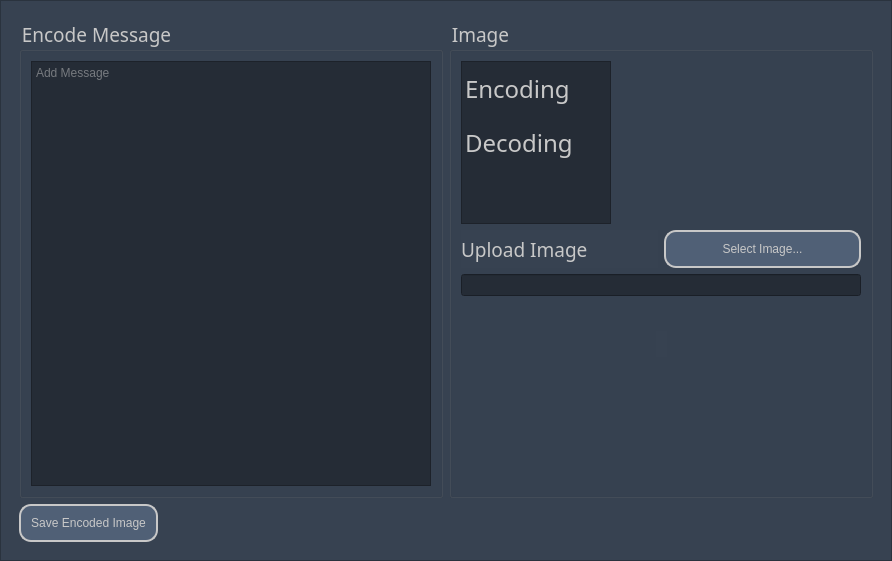
<?xml version="1.0" encoding="UTF-8"?>
<ui version="4.0">
 <class>Form</class>
 <widget class="QWidget" name="Form">
  <property name="geometry">
   <rect>
    <x>0</x>
    <y>0</y>
    <width>892</width>
    <height>561</height>
   </rect>
  </property>
  <property name="windowTitle">
   <string>Form</string>
  </property>
  <property name="styleSheet">
   <string notr="true">color : rgb(200,200,200);
background-color:rgb(55, 66, 81);
font: 57 14pt &quot;Futura&quot;;</string>
  </property>
  <layout class="QHBoxLayout" name="horizontalLayout_5">
   <property name="spacing">
    <number>0</number>
   </property>
   <property name="leftMargin">
    <number>0</number>
   </property>
   <property name="topMargin">
    <number>0</number>
   </property>
   <property name="rightMargin">
    <number>0</number>
   </property>
   <property name="bottomMargin">
    <number>0</number>
   </property>
   <item>
    <widget class="QFrame" name="frame_2">
     <property name="font">
      <font>
       <family>Futura</family>
       <pointsize>14</pointsize>
       <weight>7</weight>
       <italic>false</italic>
       <bold>false</bold>
      </font>
     </property>
     <property name="frameShape">
      <enum>QFrame::StyledPanel</enum>
     </property>
     <property name="frameShadow">
      <enum>QFrame::Raised</enum>
     </property>
     <layout class="QVBoxLayout" name="verticalLayout_7">
      <item>
       <widget class="QStackedWidget" name="stackWindow">
        <property name="currentIndex">
         <number>0</number>
        </property>
        <widget class="QWidget" name="page">
         <layout class="QVBoxLayout" name="verticalLayout_5">
          <item>
           <layout class="QHBoxLayout" name="horizontalLayout_2">
            <item>
             <widget class="QGroupBox" name="groupBox">
              <property name="font">
               <font>
                <family>Futura</family>
                <pointsize>14</pointsize>
                <weight>7</weight>
                <italic>false</italic>
                <bold>false</bold>
               </font>
              </property>
              <property name="title">
               <string>Encode Message</string>
              </property>
              <layout class="QVBoxLayout" name="verticalLayout_2">
               <item>
                <widget class="QPlainTextEdit" name="encodeMessageInput">
                 <property name="palette">
                  <palette>
                   <active>
                    <colorrole role="WindowText">
                     <brush brushstyle="SolidPattern">
                      <color alpha="255">
                       <red>200</red>
                       <green>200</green>
                       <blue>200</blue>
                      </color>
                     </brush>
                    </colorrole>
                    <colorrole role="Button">
                     <brush brushstyle="SolidPattern">
                      <color alpha="255">
                       <red>37</red>
                       <green>44</green>
                       <blue>54</blue>
                      </color>
                     </brush>
                    </colorrole>
                    <colorrole role="Text">
                     <brush brushstyle="SolidPattern">
                      <color alpha="255">
                       <red>200</red>
                       <green>200</green>
                       <blue>200</blue>
                      </color>
                     </brush>
                    </colorrole>
                    <colorrole role="ButtonText">
                     <brush brushstyle="SolidPattern">
                      <color alpha="255">
                       <red>200</red>
                       <green>200</green>
                       <blue>200</blue>
                      </color>
                     </brush>
                    </colorrole>
                    <colorrole role="Base">
                     <brush brushstyle="SolidPattern">
                      <color alpha="255">
                       <red>37</red>
                       <green>44</green>
                       <blue>54</blue>
                      </color>
                     </brush>
                    </colorrole>
                    <colorrole role="Window">
                     <brush brushstyle="SolidPattern">
                      <color alpha="255">
                       <red>37</red>
                       <green>44</green>
                       <blue>54</blue>
                      </color>
                     </brush>
                    </colorrole>
                   </active>
                   <inactive>
                    <colorrole role="WindowText">
                     <brush brushstyle="SolidPattern">
                      <color alpha="255">
                       <red>200</red>
                       <green>200</green>
                       <blue>200</blue>
                      </color>
                     </brush>
                    </colorrole>
                    <colorrole role="Button">
                     <brush brushstyle="SolidPattern">
                      <color alpha="255">
                       <red>37</red>
                       <green>44</green>
                       <blue>54</blue>
                      </color>
                     </brush>
                    </colorrole>
                    <colorrole role="Text">
                     <brush brushstyle="SolidPattern">
                      <color alpha="255">
                       <red>200</red>
                       <green>200</green>
                       <blue>200</blue>
                      </color>
                     </brush>
                    </colorrole>
                    <colorrole role="ButtonText">
                     <brush brushstyle="SolidPattern">
                      <color alpha="255">
                       <red>200</red>
                       <green>200</green>
                       <blue>200</blue>
                      </color>
                     </brush>
                    </colorrole>
                    <colorrole role="Base">
                     <brush brushstyle="SolidPattern">
                      <color alpha="255">
                       <red>37</red>
                       <green>44</green>
                       <blue>54</blue>
                      </color>
                     </brush>
                    </colorrole>
                    <colorrole role="Window">
                     <brush brushstyle="SolidPattern">
                      <color alpha="255">
                       <red>37</red>
                       <green>44</green>
                       <blue>54</blue>
                      </color>
                     </brush>
                    </colorrole>
                   </inactive>
                   <disabled>
                    <colorrole role="WindowText">
                     <brush brushstyle="SolidPattern">
                      <color alpha="255">
                       <red>200</red>
                       <green>200</green>
                       <blue>200</blue>
                      </color>
                     </brush>
                    </colorrole>
                    <colorrole role="Button">
                     <brush brushstyle="SolidPattern">
                      <color alpha="255">
                       <red>37</red>
                       <green>44</green>
                       <blue>54</blue>
                      </color>
                     </brush>
                    </colorrole>
                    <colorrole role="Text">
                     <brush brushstyle="SolidPattern">
                      <color alpha="255">
                       <red>200</red>
                       <green>200</green>
                       <blue>200</blue>
                      </color>
                     </brush>
                    </colorrole>
                    <colorrole role="ButtonText">
                     <brush brushstyle="SolidPattern">
                      <color alpha="255">
                       <red>200</red>
                       <green>200</green>
                       <blue>200</blue>
                      </color>
                     </brush>
                    </colorrole>
                    <colorrole role="Base">
                     <brush brushstyle="SolidPattern">
                      <color alpha="255">
                       <red>37</red>
                       <green>44</green>
                       <blue>54</blue>
                      </color>
                     </brush>
                    </colorrole>
                    <colorrole role="Window">
                     <brush brushstyle="SolidPattern">
                      <color alpha="255">
                       <red>37</red>
                       <green>44</green>
                       <blue>54</blue>
                      </color>
                     </brush>
                    </colorrole>
                   </disabled>
                  </palette>
                 </property>
                 <property name="styleSheet">
                  <string notr="true">background-color:rgb(37, 44, 54)</string>
                 </property>
                 <property name="placeholderText">
                  <string>Add Message</string>
                 </property>
                </widget>
               </item>
              </layout>
             </widget>
            </item>
            <item>
             <widget class="QGroupBox" name="encryptImageBox">
              <property name="font">
               <font>
                <family>Futura</family>
                <pointsize>14</pointsize>
                <weight>7</weight>
                <italic>false</italic>
                <bold>false</bold>
               </font>
              </property>
              <property name="title">
               <string>Image</string>
              </property>
              <layout class="QVBoxLayout" name="verticalLayout_4">
               <item>
                <widget class="QListWidget" name="sidebar">
                 <property name="sizePolicy">
                  <sizepolicy hsizetype="Fixed" vsizetype="Expanding">
                   <horstretch>0</horstretch>
                   <verstretch>0</verstretch>
                  </sizepolicy>
                 </property>
                 <property name="maximumSize">
                  <size>
                   <width>150</width>
                   <height>16777215</height>
                  </size>
                 </property>
                 <property name="font">
                  <font>
                   <family>Futura</family>
                   <pointsize>-1</pointsize>
                   <weight>7</weight>
                   <italic>false</italic>
                   <bold>false</bold>
                  </font>
                 </property>
                 <property name="styleSheet">
                  <string notr="true">
QListWidget
{ border-bottom: 1px solid black;
color : rgb(200,200,200);
background-color:rgb(37, 44, 54);
font-size : 24px;
}


QListWidget:item
{ padding-top: 10px;
 padding-bottom: 10px;



}

QListWidget:item:selected
{
    background: rgb(128,128,255);
}</string>
                 </property>
                 <item>
                  <property name="text">
                   <string>Encoding</string>
                  </property>
                 </item>
                 <item>
                  <property name="text">
                   <string>Decoding</string>
                  </property>
                 </item>
                </widget>
               </item>
               <item>
                <layout class="QVBoxLayout" name="verticalLayout">
                 <item>
                  <layout class="QHBoxLayout" name="horizontalLayout">
                   <item>
                    <widget class="QLabel" name="label">
                     <property name="text">
                      <string>Upload Image</string>
                     </property>
                    </widget>
                   </item>
                   <item>
                    <widget class="QPushButton" name="encrypt_select_image_button">
                     <property name="styleSheet">
                      <string notr="true">background-color:rgb(80, 96, 118);
border-style: solid;
border-width: 2px;
border-radius: 12px;
border-color: rgb(200,200,200);
padding: 10px;
text-align: center;
font: 57 14pt &quot;Futura&quot;;</string>
                     </property>
                     <property name="text">
                      <string>Select Image...</string>
                     </property>
                    </widget>
                   </item>
                  </layout>
                 </item>
                 <item>
                  <widget class="QLineEdit" name="encrypt_upload_path">
                   <property name="styleSheet">
                    <string notr="true">background-color:rgb(37, 44, 54)</string>
                   </property>
                   <property name="readOnly">
                    <bool>true</bool>
                   </property>
                  </widget>
                 </item>
                </layout>
               </item>
               <item>
                <spacer name="verticalSpacer_4">
                 <property name="orientation">
                  <enum>Qt::Vertical</enum>
                 </property>
                 <property name="sizeHint" stdset="0">
                  <size>
                   <width>20</width>
                   <height>59</height>
                  </size>
                 </property>
                </spacer>
               </item>
               <item>
                <layout class="QHBoxLayout" name="horizontalLayout_10">
                 <item>
                  <spacer name="horizontalSpacer_6">
                   <property name="orientation">
                    <enum>Qt::Horizontal</enum>
                   </property>
                   <property name="sizeHint" stdset="0">
                    <size>
                     <width>40</width>
                     <height>20</height>
                    </size>
                   </property>
                  </spacer>
                 </item>
                 <item>
                  <widget class="QLabel" name="encryptImage">
                   <property name="sizePolicy">
                    <sizepolicy hsizetype="Preferred" vsizetype="Preferred">
                     <horstretch>0</horstretch>
                     <verstretch>0</verstretch>
                    </sizepolicy>
                   </property>
                   <property name="maximumSize">
                    <size>
                     <width>500</width>
                     <height>500</height>
                    </size>
                   </property>
                   <property name="text">
                    <string/>
                   </property>
                  </widget>
                 </item>
                 <item>
                  <spacer name="horizontalSpacer_7">
                   <property name="orientation">
                    <enum>Qt::Horizontal</enum>
                   </property>
                   <property name="sizeHint" stdset="0">
                    <size>
                     <width>40</width>
                     <height>20</height>
                    </size>
                   </property>
                  </spacer>
                 </item>
                </layout>
               </item>
               <item>
                <spacer name="verticalSpacer">
                 <property name="orientation">
                  <enum>Qt::Vertical</enum>
                 </property>
                 <property name="sizeHint" stdset="0">
                  <size>
                   <width>20</width>
                   <height>158</height>
                  </size>
                 </property>
                </spacer>
               </item>
              </layout>
             </widget>
            </item>
           </layout>
          </item>
          <item>
           <layout class="QHBoxLayout" name="horizontalLayout_3">
            <item>
             <widget class="QPushButton" name="saveEncodedImage">
              <property name="styleSheet">
               <string notr="true">background-color:rgb(80, 96, 118);
border-style: solid;
border-width: 2px;
border-radius: 12px;
border-color: rgb(200,200,200);
padding: 10px;
text-align: center;
font: 57 14pt &quot;Futura&quot;;</string>
              </property>
              <property name="text">
               <string>Save Encoded Image</string>
              </property>
             </widget>
            </item>
            <item>
             <spacer name="horizontalSpacer">
              <property name="orientation">
               <enum>Qt::Horizontal</enum>
              </property>
              <property name="sizeHint" stdset="0">
               <size>
                <width>40</width>
                <height>20</height>
               </size>
              </property>
             </spacer>
            </item>
           </layout>
          </item>
         </layout>
        </widget>
        <widget class="QWidget" name="page_2">
         <layout class="QVBoxLayout" name="verticalLayout_6">
          <item>
           <layout class="QHBoxLayout" name="horizontalLayout_7">
            <item>
             <widget class="QGroupBox" name="decryptImageBox">
              <property name="font">
               <font>
                <family>Futura</family>
                <pointsize>14</pointsize>
                <weight>7</weight>
                <italic>false</italic>
                <bold>false</bold>
               </font>
              </property>
              <property name="title">
               <string>Image</string>
              </property>
              <layout class="QVBoxLayout" name="verticalLayout_10">
               <item>
                <layout class="QVBoxLayout" name="layoutImageSelection">
                 <item>
                  <layout class="QHBoxLayout" name="horizontalLayout_8">
                   <item>
                    <widget class="QLabel" name="label_4">
                     <property name="text">
                      <string>Upload Image</string>
                     </property>
                    </widget>
                   </item>
                   <item>
                    <widget class="QPushButton" name="decrypt_select_image_button">
                     <property name="styleSheet">
                      <string notr="true">background-color:rgb(80, 96, 118);
border-style: solid;
border-width: 2px;
border-radius: 12px;
border-color: rgb(200,200,200);
padding: 10px;
text-align: center;
font: 57 14pt &quot;Futura&quot;;</string>
                     </property>
                     <property name="text">
                      <string>Select Image...</string>
                     </property>
                    </widget>
                   </item>
                  </layout>
                 </item>
                 <item>
                  <widget class="QLineEdit" name="decrypt_upload_path">
                   <property name="styleSheet">
                    <string notr="true">background-color:rgb(37, 44, 54)</string>
                   </property>
                   <property name="readOnly">
                    <bool>true</bool>
                   </property>
                   <property name="placeholderText">
                    <string/>
                   </property>
                  </widget>
                 </item>
                </layout>
               </item>
               <item>
                <spacer name="verticalSpacer_3">
                 <property name="orientation">
                  <enum>Qt::Vertical</enum>
                 </property>
                 <property name="sizeHint" stdset="0">
                  <size>
                   <width>20</width>
                   <height>40</height>
                  </size>
                 </property>
                </spacer>
               </item>
               <item>
                <layout class="QHBoxLayout" name="horizontalLayout_9">
                 <item>
                  <spacer name="horizontalSpacer_4">
                   <property name="orientation">
                    <enum>Qt::Horizontal</enum>
                   </property>
                   <property name="sizeHint" stdset="0">
                    <size>
                     <width>40</width>
                     <height>20</height>
                    </size>
                   </property>
                  </spacer>
                 </item>
                 <item>
                  <widget class="QLabel" name="decryptImage">
                   <property name="sizePolicy">
                    <sizepolicy hsizetype="Preferred" vsizetype="Preferred">
                     <horstretch>0</horstretch>
                     <verstretch>0</verstretch>
                    </sizepolicy>
                   </property>
                   <property name="maximumSize">
                    <size>
                     <width>500</width>
                     <height>500</height>
                    </size>
                   </property>
                   <property name="text">
                    <string/>
                   </property>
                  </widget>
                 </item>
                 <item>
                  <spacer name="horizontalSpacer_5">
                   <property name="orientation">
                    <enum>Qt::Horizontal</enum>
                   </property>
                   <property name="sizeHint" stdset="0">
                    <size>
                     <width>40</width>
                     <height>20</height>
                    </size>
                   </property>
                  </spacer>
                 </item>
                </layout>
               </item>
               <item>
                <spacer name="verticalSpacer_2">
                 <property name="orientation">
                  <enum>Qt::Vertical</enum>
                 </property>
                 <property name="sizeHint" stdset="0">
                  <size>
                   <width>20</width>
                   <height>40</height>
                  </size>
                 </property>
                </spacer>
               </item>
              </layout>
             </widget>
            </item>
            <item>
             <widget class="QGroupBox" name="groupBox_5">
              <property name="font">
               <font>
                <family>Futura</family>
                <pointsize>14</pointsize>
                <weight>7</weight>
                <italic>false</italic>
                <bold>false</bold>
               </font>
              </property>
              <property name="title">
               <string>Decode Message</string>
              </property>
              <layout class="QVBoxLayout" name="verticalLayout_9">
               <item>
                <widget class="QPlainTextEdit" name="decodeMessageOutput">
                 <property name="palette">
                  <palette>
                   <active>
                    <colorrole role="WindowText">
                     <brush brushstyle="SolidPattern">
                      <color alpha="255">
                       <red>200</red>
                       <green>200</green>
                       <blue>200</blue>
                      </color>
                     </brush>
                    </colorrole>
                    <colorrole role="Button">
                     <brush brushstyle="SolidPattern">
                      <color alpha="255">
                       <red>37</red>
                       <green>44</green>
                       <blue>54</blue>
                      </color>
                     </brush>
                    </colorrole>
                    <colorrole role="Text">
                     <brush brushstyle="SolidPattern">
                      <color alpha="255">
                       <red>200</red>
                       <green>200</green>
                       <blue>200</blue>
                      </color>
                     </brush>
                    </colorrole>
                    <colorrole role="ButtonText">
                     <brush brushstyle="SolidPattern">
                      <color alpha="255">
                       <red>200</red>
                       <green>200</green>
                       <blue>200</blue>
                      </color>
                     </brush>
                    </colorrole>
                    <colorrole role="Base">
                     <brush brushstyle="SolidPattern">
                      <color alpha="255">
                       <red>37</red>
                       <green>44</green>
                       <blue>54</blue>
                      </color>
                     </brush>
                    </colorrole>
                    <colorrole role="Window">
                     <brush brushstyle="SolidPattern">
                      <color alpha="255">
                       <red>37</red>
                       <green>44</green>
                       <blue>54</blue>
                      </color>
                     </brush>
                    </colorrole>
                   </active>
                   <inactive>
                    <colorrole role="WindowText">
                     <brush brushstyle="SolidPattern">
                      <color alpha="255">
                       <red>200</red>
                       <green>200</green>
                       <blue>200</blue>
                      </color>
                     </brush>
                    </colorrole>
                    <colorrole role="Button">
                     <brush brushstyle="SolidPattern">
                      <color alpha="255">
                       <red>37</red>
                       <green>44</green>
                       <blue>54</blue>
                      </color>
                     </brush>
                    </colorrole>
                    <colorrole role="Text">
                     <brush brushstyle="SolidPattern">
                      <color alpha="255">
                       <red>200</red>
                       <green>200</green>
                       <blue>200</blue>
                      </color>
                     </brush>
                    </colorrole>
                    <colorrole role="ButtonText">
                     <brush brushstyle="SolidPattern">
                      <color alpha="255">
                       <red>200</red>
                       <green>200</green>
                       <blue>200</blue>
                      </color>
                     </brush>
                    </colorrole>
                    <colorrole role="Base">
                     <brush brushstyle="SolidPattern">
                      <color alpha="255">
                       <red>37</red>
                       <green>44</green>
                       <blue>54</blue>
                      </color>
                     </brush>
                    </colorrole>
                    <colorrole role="Window">
                     <brush brushstyle="SolidPattern">
                      <color alpha="255">
                       <red>37</red>
                       <green>44</green>
                       <blue>54</blue>
                      </color>
                     </brush>
                    </colorrole>
                   </inactive>
                   <disabled>
                    <colorrole role="WindowText">
                     <brush brushstyle="SolidPattern">
                      <color alpha="255">
                       <red>200</red>
                       <green>200</green>
                       <blue>200</blue>
                      </color>
                     </brush>
                    </colorrole>
                    <colorrole role="Button">
                     <brush brushstyle="SolidPattern">
                      <color alpha="255">
                       <red>37</red>
                       <green>44</green>
                       <blue>54</blue>
                      </color>
                     </brush>
                    </colorrole>
                    <colorrole role="Text">
                     <brush brushstyle="SolidPattern">
                      <color alpha="255">
                       <red>200</red>
                       <green>200</green>
                       <blue>200</blue>
                      </color>
                     </brush>
                    </colorrole>
                    <colorrole role="ButtonText">
                     <brush brushstyle="SolidPattern">
                      <color alpha="255">
                       <red>200</red>
                       <green>200</green>
                       <blue>200</blue>
                      </color>
                     </brush>
                    </colorrole>
                    <colorrole role="Base">
                     <brush brushstyle="SolidPattern">
                      <color alpha="255">
                       <red>37</red>
                       <green>44</green>
                       <blue>54</blue>
                      </color>
                     </brush>
                    </colorrole>
                    <colorrole role="Window">
                     <brush brushstyle="SolidPattern">
                      <color alpha="255">
                       <red>37</red>
                       <green>44</green>
                       <blue>54</blue>
                      </color>
                     </brush>
                    </colorrole>
                   </disabled>
                  </palette>
                 </property>
                 <property name="styleSheet">
                  <string notr="true">background-color:rgb(37, 44, 54)</string>
                 </property>
                 <property name="readOnly">
                  <bool>true</bool>
                 </property>
                 <property name="placeholderText">
                  <string/>
                 </property>
                </widget>
               </item>
              </layout>
             </widget>
            </item>
           </layout>
          </item>
          <item>
           <layout class="QHBoxLayout" name="horizontalLayout_4">
            <item>
             <widget class="QPushButton" name="decodeImageButton">
              <property name="whatsThis">
               <string notr="true"/>
              </property>
              <property name="styleSheet">
               <string notr="true">background-color:rgb(80, 96, 118);
border-style: solid;
border-width: 2px;
border-radius: 12px;
border-color: rgb(200,200,200);
padding: 10px;
text-align: center;
font: 57 14pt &quot;Futura&quot;;</string>
              </property>
              <property name="text">
               <string>Decode Image</string>
              </property>
             </widget>
            </item>
            <item>
             <spacer name="horizontalSpacer_3">
              <property name="orientation">
               <enum>Qt::Horizontal</enum>
              </property>
              <property name="sizeHint" stdset="0">
               <size>
                <width>40</width>
                <height>20</height>
               </size>
              </property>
             </spacer>
            </item>
           </layout>
          </item>
         </layout>
        </widget>
       </widget>
      </item>
     </layout>
    </widget>
   </item>
  </layout>
 </widget>
 <resources/>
 <connections/>
</ui>
